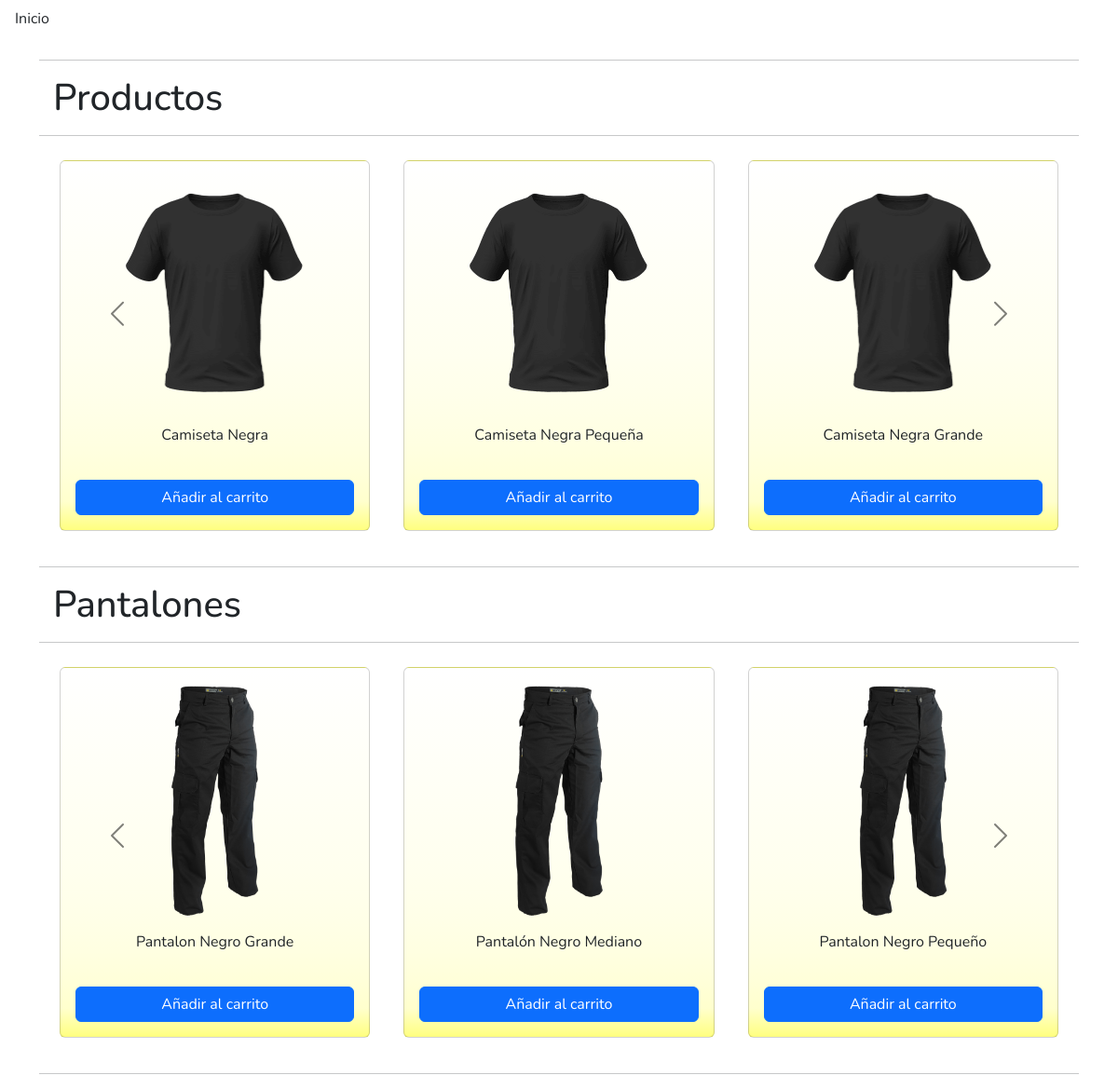
The app's page /Web/View/index.php with its own data.
### tables this page shows
CREATE TABLE `productos` (
  `id` int(11) NOT NULL,
  `nombre` varchar(50) NOT NULL,
  `descripcion` varchar(200) DEFAULT NULL,
  `stock` int(11) NOT NULL,
  `precio_unidad` int(11) DEFAULT NULL,
  `encargo` tinyint(1) NOT NULL,
  `tipo` varchar(50) NOT NULL,
  `img_url` text DEFAULT NULL,
  `creacion` timestamp NOT NULL DEFAULT current_timestamp()
);

### Web/View/index.php (the view, shortened to what this page needs)
<?php
    include("../Controller/db.inc");
    $contador = 0;
    $sql = "SELECT * FROM productos WHERE encargo=0 AND tipo='Camiseta'";
    $res = mysqli_query($conn, $sql);
    $camisetas = mysqli_fetch_all($res, MYSQLI_ASSOC);
    $sql = "SELECT * FROM productos WHERE encargo=0 AND tipo='Pantalon'";
    $res = mysqli_query($conn, $sql);
    $pantalones = mysqli_fetch_all($res, MYSQLI_ASSOC);
?>
<!DOCTYPE html>
<html lang="es">
<head>
    <link rel="stylesheet" href="https://cdn.jsdelivr.net/npm/bootstrap-icons@1.10.5/font/bootstrap-icons.css">
    <link href="https://cdn.jsdelivr.net/npm/bootstrap@5.3.8/dist/css/bootstrap.min.css" rel="stylesheet">
    <link href="index.css" rel="stylesheet">
</head>
<body>
    <main>
        <p class="ms-3 mt-2"><a title="Inicio" href="index.php">Inicio</a></p>
        <div class="container d-flex justify-content-around">
                <div id="camisetas" class="carousel carousel-custom w-100 carousel-dark slide">
                    <hr>
                    <h1 style="margin-left:15px">Productos</h1>
                    <hr>
                    <div class="carousel-inner">
                        <div class="carousel-item active">
                            <div class="container">
                                <div class="row justify-content-center g-3">
                                <?php foreach ($camisetas as $prod):
                                    $contador++; ?>
                                    <div class="col-md-4">
                                        <div class="card h-100">
                                            <div class="card-body d-flex flex-column text-center">
                                                <a href="producto.php?id=<?= $prod["id"] ?>"><img src="<?php if($prod["img_url"] != ""){ echo($prod["img_url"]); } else{ echo("./img/broken-image.png"); } ?>" class="img-fluid mb-3"
                                                title="<?= $prod["nombre"] ?>" alt="<?= $prod["nombre"] ?>" height="250px"></a>
                                                <p class="card-text"><?= $prod["nombre"] ?></p>
                                                <a href="carrito.php?id=<?= $prod["id"] ?>&cantidad=1" class="btn btn-primary mt-auto">Añadir al carrito</a>
                                            </div>
                                        </div>
                                    </div>
                                <?php if($contador == 3): ?>
                                </div>
                            </div>
                        </div>
                                <?php endif; ?>
                                <?php endforeach; ?>
                    </div>
                    <hr>
                    <button class="carousel-control-prev" type="button" data-bs-target="#camisetas" data-bs-slide="prev">
                        <span class="carousel-control-prev-icon" aria-hidden="true"></span>
                    </button>
                    <button class="carousel-control-next" type="button" data-bs-target="#camisetas" data-bs-slide="next">
                        <span class="carousel-control-next-icon" aria-hidden="true"></span>
                    </button>
                </div>
            </div>
            <div class="container d-flex justify-content-around">
                <div id="pantalones" class="carousel carousel-custom w-100 carousel-dark slide">
                    <h1 style="margin-left:15px">Pantalones</h1>
                    <hr>
                    <div class="carousel-inner">
                        <div class="carousel-item active">
                            <div class="container">
                                <div class="row justify-content-center g-3">
                                <?php
                                    $contador = 0;
                                    foreach ($pantalones as $prod):
                                    $contador++; ?>
                                    <div class="col-md-4">
                                        <div class="card h-100">
                                            <div class="card-body d-flex flex-column text-center">
                                                <a href="producto.php?id=<?= $prod["id"] ?>"><img src="<?php if($prod["img_url"] != ""){ echo($prod["img_url"]); } else{ echo("./img/broken-image.png"); } ?>" class="img-fluid mb-3"
                                                title="<?= $prod["nombre"] ?>" alt="<?= $prod["nombre"] ?>" height="250px"></a>
                                                <p class="card-text"><?= $prod["nombre"] ?></p>
                                                <a href="carrito.php?id=<?= $prod["id"] ?>&cantidad=1" class="btn btn-primary mt-auto">Añadir al carrito</a>
                                            </div>
                                        </div>
                                    </div>
                                <?php if($contador == 3): ?>
                                </div>
                            </div>
                        </div>
                                <?php endif; ?>
                                <?php endforeach; ?>
                    </div>
                    <hr>
                    <button class="carousel-control-prev" type="button" data-bs-target="#pantalones" data-bs-slide="prev">
                        <span class="carousel-control-prev-icon" aria-hidden="true"></span>
                    </button>
                    <button class="carousel-control-next" type="button" data-bs-target="#pantalones" data-bs-slide="next">
                        <span class="carousel-control-next-icon" aria-hidden="true"></span>
                    </button>
                </div>
            </div>
    </main>
</body>
</html>

### Web/View/index.css (style rules this page uses)
html { width: 100%; }
* { font-family: "Nunito", sans-serif; font-style: normal; }
a { text-decoration: none; color:inherit; }
.card { margin:10px; background-image: linear-gradient(to top, yellow, 0.03%, white); }
.btn-primary { transition: 0.2s ease-in; }
.card img { width:100%; max-height: 250px; object-fit: contain; }
.carousel-item { height:430px; }
.carousel-item img { height: 100%; }
.carousel-custom { width: 100%; }
main { min-height: 600px; }
.carousel-control-prev, .carousel-control-next { top: 50%; transform: translateY(-50%); }

### records on screen
productos: img_url (picture), nombre "Camiseta Negra"
productos: img_url (picture), nombre "Camiseta Negra Pequeña"
productos: img_url (picture), nombre "Camiseta Negra Grande"
productos: img_url (picture), nombre "Pantalon Negro Grande"
productos: img_url (picture), nombre "Pantalón Negro Mediano"
productos: img_url (picture), nombre "Pantalon Negro Pequeño"
